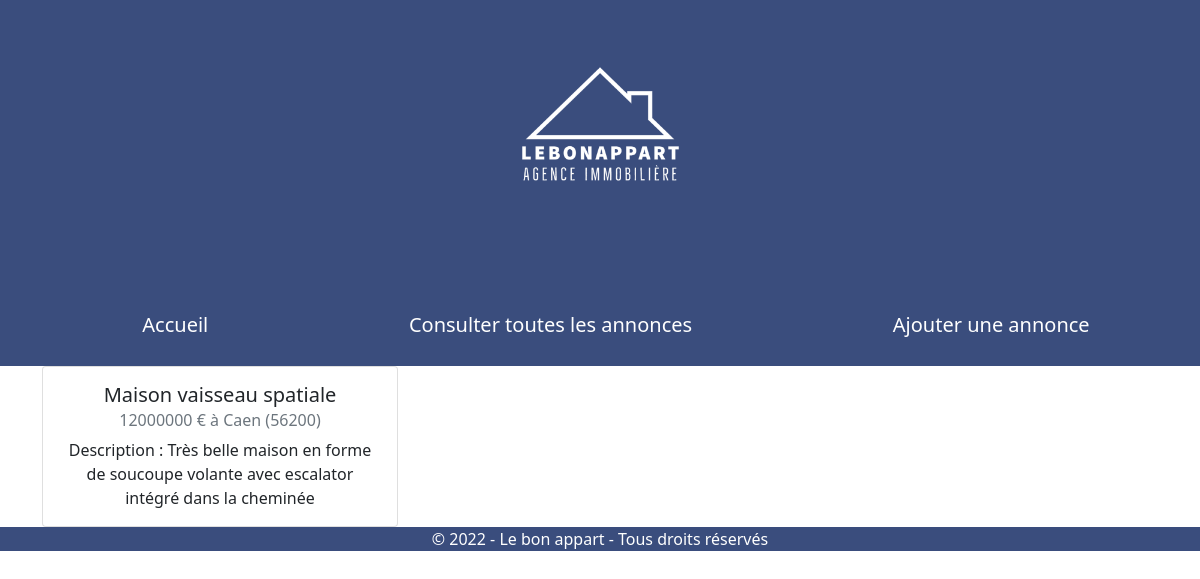
The page /details.php?action=detail&price=12000000 on the database its author committed.
### tables this page shows
CREATE TABLE `advert` (
  `id` int(11) NOT NULL,
  `title` varchar(150) NOT NULL,
  `description` text NOT NULL,
  `postal_code` varchar(5) NOT NULL,
  `city` varchar(30) NOT NULL,
  `type` enum('location','vente') NOT NULL,
  `price` varchar(15) NOT NULL,
  `reservation_message` text NOT NULL
);

### inc/init.inc.php (called while the page is built, shortened)
<?php
$content = '';
?>

### details.php (the view)
<?php require_once './inc/header.inc.php'; ?>
<?php
if (isset($_GET['action']) && $_GET['action'] == 'detail') {
    $bien = $pdo->query("SELECT * FROM advert WHERE price = '$_GET[price]'");
    $info = $bien->fetch(PDO::FETCH_ASSOC);
    $content .= '<div class="container"><div class="row"><div class="col-4">';
    $content .= '<div class="card"><div class="card-body text-center">';
    $content .= "<h5 class=\"card-title\">$info[title]</h5>";
    $content .= "<h6 class=\"card-subtitle mb-2 text-muted\">$info[price] € à $info[city]  ($info[postal_code])</h6>";
    $content .= "<p class=\"card-text\">Description : $info[description]</p>";
    $content .= '</div></div></div></div></div>';
}
?>
<?php echo $content; ?>
<?php require_once './inc/footer.inc.php'; ?>

### css/style.css (style rules this page uses)
* { margin: 0px; padding: 0px; box-sizing: border-box; }
body { background-color:white; color: black; font-family: 'Roboto', sans-serif; }

### rows shown on the page
advert: title "Maison vaisseau spatiale", price "12000000", city "Caen", postal_code "56200", description "Très belle maison en forme de soucoupe volante avec escalator intégré dans la cheminée"
